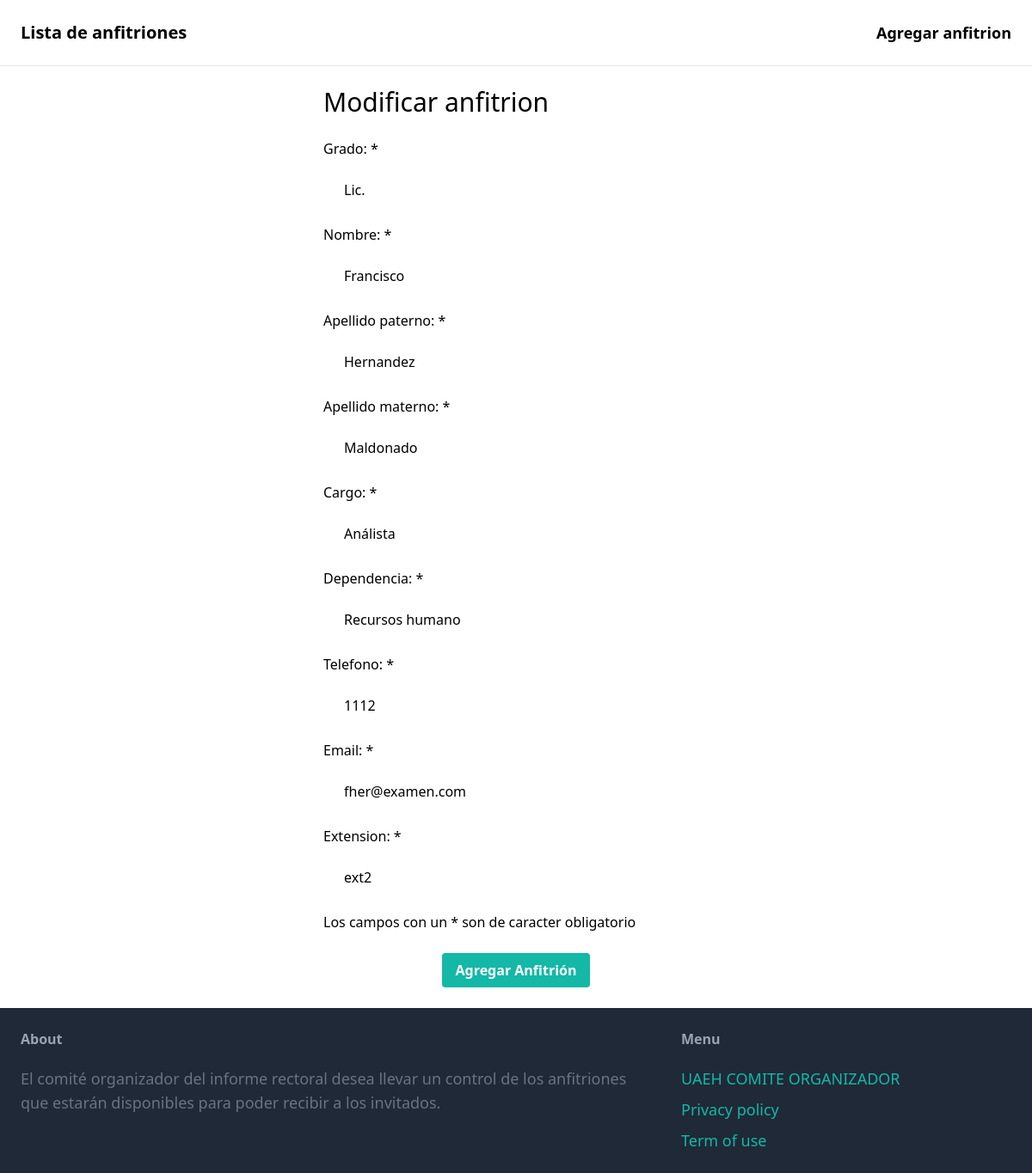
The app's page /modificar/2/ with its own data.
### anfitrionesCRUD/models.py (models this page shows, shortened)
class Anfitrion(models.Model):
    idAnfitrion = models.AutoField(primary_key=True)
    grado = models.CharField(max_length=45, null=True)
    nombre = models.CharField(max_length=45, null=True)
    paterno = models.CharField(max_length=45, null=True)
    materno = models.CharField(max_length=45, null=True)
    cargo = models.CharField(max_length=45, null=True)
    dependencia = models.CharField(max_length=255, null=True)
    telefono = models.CharField(max_length=45, null=True)
    email = models.CharField(max_length=45, null=True)
    extension = models.CharField(max_length=45, null=True)

### anfitrionesCRUD/views.py (the view)
# urls.py: path('modificar/<int:anfitrion_id>/', views.modificar_anfitrion, name='modificar'),
def modificar_anfitrion(request, anfitrion_id):
    anfitrion = get_object_or_404(Anfitrion, idAnfitrion=anfitrion_id)
    if request.method == 'POST':
        form = AnfitrionForm(request.POST, instance=anfitrion)
        if form.is_valid():
            form.save()
            messages.success(request, 'Información del anfitrión actualizada.')
            return redirect('anfitrionesCRUD:lista_anfitriones')
    else:
        form = AnfitrionForm(instance=anfitrion)
    return render(request, 'anfitriones/modificar.html', {'form': form, 'anfitrion': anfitrion})

### anfitrionesCRUD/templates/anfitriones/modificar.html (shortened to what this page needs)
{% extends 'anfitriones/base.html' %}
{% block content %}
<div class=" max-w-md mx-auto ">
  <h1 class="mb-6 text-3xl">Modificar anfitrion</h1>
  <form method="post" action="{% url 'anfitrionesCRUD:modificar' anfitrion.idAnfitrion %}">
      <div class="mb-3">
        <label class="inline-block mb-2">Grado: *</label><br>
        {{ form.grado }}
      </div>
      <div class="mb-3">
        <label class="inline-block mb-2">Nombre: *</label><br>
        {{ form.nombre }}
      </div>
      <div class="mb-3">
        <label class="inline-block mb-2">Apellido paterno: *</label><br>
        {{ form.paterno }}
      </div>
      <div class="mb-3">
        <label class="inline-block mb-2">Apellido materno: * </label><br>
        {{ form.materno }}
      </div>
      <div class="mb-3">
        <label class="inline-block mb-2">Cargo: *</label><br>
        {{ form.cargo }}
      </div>
      <div class="mb-3">
        <label class="inline-block mb-2">Dependencia: *</label><br>
        {{ form.dependencia }}
      </div>
      <div class="mb-3">
        <label class="inline-block mb-2">Telefono: *</label><br>
        {{ form.telefono }}
      </div>
      <div class="mb-3">
        <label class="inline-block mb-2">Email: *</label><br>
        {{ form.email }}
      </div>
      <div class="mb-3">
        <label class="inline-block mb-2">Extension: *</label><br>
        {{ form.extension }}
      </div>
      <p class="mb-6">Los campos con un * son de caracter obligatorio</p>
      <div class="flex justify-center">
          <button type="submit" class="bg-teal-500 hover:bg-blue-700 text-white font-bold py-2 px-4 rounded">Agregar Anfitrión</button>
      </div>
  </form>
</div>
{% endblock %}

### records on screen
Anfitrion: grado "Lic.", nombre "Francisco", paterno "Hernandez", materno "Maldonado", cargo "Análista", dependencia "Recursos humano", telefono "1112", email "fher@examen.com", extension "ext2"
